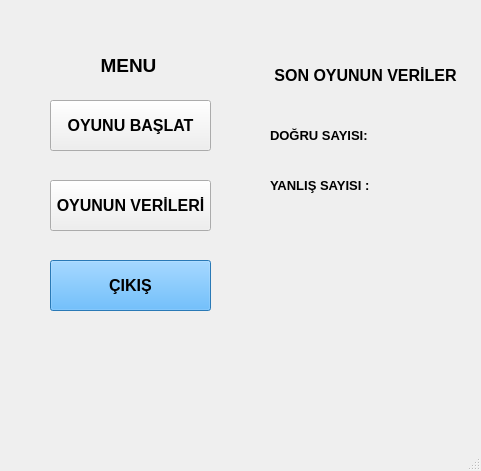
<?xml version="1.0" encoding="UTF-8"?>
<ui version="4.0">
 <class>MainWindowMenu</class>
 <widget class="QMainWindow" name="MainWindowMenu">
  <property name="geometry">
   <rect>
    <x>0</x>
    <y>0</y>
    <width>481</width>
    <height>471</height>
   </rect>
  </property>
  <property name="maximumSize">
   <size>
    <width>16777215</width>
    <height>16777215</height>
   </size>
  </property>
  <property name="windowTitle">
   <string>MainWindow</string>
  </property>
  <property name="styleSheet">
   <string notr="true">background-image: url(:/arkaplan/arka_plan.jpeg);</string>
  </property>
  <widget class="QWidget" name="centralwidget">
   <widget class="QLabel" name="label">
    <property name="geometry">
     <rect>
      <x>90</x>
      <y>50</y>
      <width>81</width>
      <height>31</height>
     </rect>
    </property>
    <property name="palette">
     <palette>
      <active>
       <colorrole role="Button">
        <brush brushstyle="SolidPattern">
         <color alpha="255">
          <red>57</red>
          <green>169</green>
          <blue>255</blue>
         </color>
        </brush>
       </colorrole>
       <colorrole role="Base">
        <brush brushstyle="SolidPattern">
         <color alpha="255">
          <red>57</red>
          <green>169</green>
          <blue>255</blue>
         </color>
        </brush>
       </colorrole>
       <colorrole role="Window">
        <brush brushstyle="SolidPattern">
         <color alpha="255">
          <red>57</red>
          <green>169</green>
          <blue>255</blue>
         </color>
        </brush>
       </colorrole>
      </active>
      <inactive>
       <colorrole role="Button">
        <brush brushstyle="SolidPattern">
         <color alpha="255">
          <red>57</red>
          <green>169</green>
          <blue>255</blue>
         </color>
        </brush>
       </colorrole>
       <colorrole role="Base">
        <brush brushstyle="SolidPattern">
         <color alpha="255">
          <red>57</red>
          <green>169</green>
          <blue>255</blue>
         </color>
        </brush>
       </colorrole>
       <colorrole role="Window">
        <brush brushstyle="SolidPattern">
         <color alpha="255">
          <red>57</red>
          <green>169</green>
          <blue>255</blue>
         </color>
        </brush>
       </colorrole>
      </inactive>
      <disabled>
       <colorrole role="Button">
        <brush brushstyle="SolidPattern">
         <color alpha="255">
          <red>57</red>
          <green>169</green>
          <blue>255</blue>
         </color>
        </brush>
       </colorrole>
       <colorrole role="Base">
        <brush brushstyle="SolidPattern">
         <color alpha="255">
          <red>57</red>
          <green>169</green>
          <blue>255</blue>
         </color>
        </brush>
       </colorrole>
       <colorrole role="Window">
        <brush brushstyle="SolidPattern">
         <color alpha="255">
          <red>57</red>
          <green>169</green>
          <blue>255</blue>
         </color>
        </brush>
       </colorrole>
      </disabled>
     </palette>
    </property>
    <property name="font">
     <font>
      <pointsize>14</pointsize>
      <weight>75</weight>
      <bold>true</bold>
     </font>
    </property>
    <property name="toolTip">
     <string>&lt;html&gt;&lt;head/&gt;&lt;body&gt;&lt;p&gt;&lt;br/&gt;&lt;/p&gt;&lt;/body&gt;&lt;/html&gt;</string>
    </property>
    <property name="styleSheet">
     <string notr="true">background-image: url(:/buton/butonhazır.png);</string>
    </property>
    <property name="text">
     <string>  MENU</string>
    </property>
   </widget>
   <widget class="QPushButton" name="btn_cikis">
    <property name="geometry">
     <rect>
      <x>50</x>
      <y>260</y>
      <width>161</width>
      <height>51</height>
     </rect>
    </property>
    <property name="palette">
     <palette>
      <active>
       <colorrole role="WindowText">
        <brush brushstyle="SolidPattern">
         <color alpha="255">
          <red>249</red>
          <green>249</green>
          <blue>249</blue>
         </color>
        </brush>
       </colorrole>
       <colorrole role="Button">
        <brush brushstyle="SolidPattern">
         <color alpha="255">
          <red>57</red>
          <green>169</green>
          <blue>255</blue>
         </color>
        </brush>
       </colorrole>
       <colorrole role="Text">
        <brush brushstyle="SolidPattern">
         <color alpha="255">
          <red>249</red>
          <green>249</green>
          <blue>249</blue>
         </color>
        </brush>
       </colorrole>
       <colorrole role="Base">
        <brush brushstyle="SolidPattern">
         <color alpha="255">
          <red>57</red>
          <green>169</green>
          <blue>255</blue>
         </color>
        </brush>
       </colorrole>
       <colorrole role="Window">
        <brush brushstyle="SolidPattern">
         <color alpha="255">
          <red>57</red>
          <green>169</green>
          <blue>255</blue>
         </color>
        </brush>
       </colorrole>
       <colorrole role="ToolTipText">
        <brush brushstyle="SolidPattern">
         <color alpha="255">
          <red>241</red>
          <green>241</green>
          <blue>241</blue>
         </color>
        </brush>
       </colorrole>
      </active>
      <inactive>
       <colorrole role="WindowText">
        <brush brushstyle="SolidPattern">
         <color alpha="255">
          <red>249</red>
          <green>249</green>
          <blue>249</blue>
         </color>
        </brush>
       </colorrole>
       <colorrole role="Button">
        <brush brushstyle="SolidPattern">
         <color alpha="255">
          <red>57</red>
          <green>169</green>
          <blue>255</blue>
         </color>
        </brush>
       </colorrole>
       <colorrole role="Text">
        <brush brushstyle="SolidPattern">
         <color alpha="255">
          <red>249</red>
          <green>249</green>
          <blue>249</blue>
         </color>
        </brush>
       </colorrole>
       <colorrole role="Base">
        <brush brushstyle="SolidPattern">
         <color alpha="255">
          <red>57</red>
          <green>169</green>
          <blue>255</blue>
         </color>
        </brush>
       </colorrole>
       <colorrole role="Window">
        <brush brushstyle="SolidPattern">
         <color alpha="255">
          <red>57</red>
          <green>169</green>
          <blue>255</blue>
         </color>
        </brush>
       </colorrole>
       <colorrole role="ToolTipText">
        <brush brushstyle="SolidPattern">
         <color alpha="255">
          <red>241</red>
          <green>241</green>
          <blue>241</blue>
         </color>
        </brush>
       </colorrole>
      </inactive>
      <disabled>
       <colorrole role="WindowText">
        <brush brushstyle="SolidPattern">
         <color alpha="255">
          <red>120</red>
          <green>120</green>
          <blue>120</blue>
         </color>
        </brush>
       </colorrole>
       <colorrole role="Button">
        <brush brushstyle="SolidPattern">
         <color alpha="255">
          <red>57</red>
          <green>169</green>
          <blue>255</blue>
         </color>
        </brush>
       </colorrole>
       <colorrole role="Text">
        <brush brushstyle="SolidPattern">
         <color alpha="255">
          <red>120</red>
          <green>120</green>
          <blue>120</blue>
         </color>
        </brush>
       </colorrole>
       <colorrole role="Base">
        <brush brushstyle="SolidPattern">
         <color alpha="255">
          <red>57</red>
          <green>169</green>
          <blue>255</blue>
         </color>
        </brush>
       </colorrole>
       <colorrole role="Window">
        <brush brushstyle="SolidPattern">
         <color alpha="255">
          <red>57</red>
          <green>169</green>
          <blue>255</blue>
         </color>
        </brush>
       </colorrole>
       <colorrole role="ToolTipText">
        <brush brushstyle="SolidPattern">
         <color alpha="255">
          <red>241</red>
          <green>241</green>
          <blue>241</blue>
         </color>
        </brush>
       </colorrole>
      </disabled>
     </palette>
    </property>
    <property name="font">
     <font>
      <pointsize>12</pointsize>
      <weight>75</weight>
      <bold>true</bold>
     </font>
    </property>
    <property name="styleSheet">
     <string notr="true">background-image: url(:/buton/butonhazır.png);</string>
    </property>
    <property name="text">
     <string>ÇIKIŞ</string>
    </property>
   </widget>
   <widget class="QPushButton" name="btn_startgame">
    <property name="geometry">
     <rect>
      <x>50</x>
      <y>100</y>
      <width>161</width>
      <height>51</height>
     </rect>
    </property>
    <property name="font">
     <font>
      <pointsize>12</pointsize>
      <weight>75</weight>
      <bold>true</bold>
     </font>
    </property>
    <property name="styleSheet">
     <string notr="true">background-image: url(:/buton/butonhazır.png);</string>
    </property>
    <property name="text">
     <string>OYUNU BAŞLAT</string>
    </property>
   </widget>
   <widget class="QPushButton" name="btn_oynu_verileri">
    <property name="geometry">
     <rect>
      <x>50</x>
      <y>180</y>
      <width>161</width>
      <height>51</height>
     </rect>
    </property>
    <property name="font">
     <font>
      <pointsize>12</pointsize>
      <weight>75</weight>
      <bold>true</bold>
     </font>
    </property>
    <property name="styleSheet">
     <string notr="true">background-image: url(:/buton/butonhazır.png);</string>
    </property>
    <property name="text">
     <string>OYUNUN VERİLERİ</string>
    </property>
   </widget>
   <widget class="QLabel" name="label_5">
    <property name="geometry">
     <rect>
      <x>270</x>
      <y>170</y>
      <width>111</width>
      <height>31</height>
     </rect>
    </property>
    <property name="palette">
     <palette>
      <active>
       <colorrole role="Button">
        <brush brushstyle="SolidPattern">
         <color alpha="255">
          <red>57</red>
          <green>169</green>
          <blue>255</blue>
         </color>
        </brush>
       </colorrole>
       <colorrole role="Base">
        <brush brushstyle="SolidPattern">
         <color alpha="255">
          <red>57</red>
          <green>169</green>
          <blue>255</blue>
         </color>
        </brush>
       </colorrole>
       <colorrole role="Window">
        <brush brushstyle="SolidPattern">
         <color alpha="255">
          <red>57</red>
          <green>169</green>
          <blue>255</blue>
         </color>
        </brush>
       </colorrole>
      </active>
      <inactive>
       <colorrole role="Button">
        <brush brushstyle="SolidPattern">
         <color alpha="255">
          <red>57</red>
          <green>169</green>
          <blue>255</blue>
         </color>
        </brush>
       </colorrole>
       <colorrole role="Base">
        <brush brushstyle="SolidPattern">
         <color alpha="255">
          <red>57</red>
          <green>169</green>
          <blue>255</blue>
         </color>
        </brush>
       </colorrole>
       <colorrole role="Window">
        <brush brushstyle="SolidPattern">
         <color alpha="255">
          <red>57</red>
          <green>169</green>
          <blue>255</blue>
         </color>
        </brush>
       </colorrole>
      </inactive>
      <disabled>
       <colorrole role="Button">
        <brush brushstyle="SolidPattern">
         <color alpha="255">
          <red>57</red>
          <green>169</green>
          <blue>255</blue>
         </color>
        </brush>
       </colorrole>
       <colorrole role="Base">
        <brush brushstyle="SolidPattern">
         <color alpha="255">
          <red>57</red>
          <green>169</green>
          <blue>255</blue>
         </color>
        </brush>
       </colorrole>
       <colorrole role="Window">
        <brush brushstyle="SolidPattern">
         <color alpha="255">
          <red>57</red>
          <green>169</green>
          <blue>255</blue>
         </color>
        </brush>
       </colorrole>
      </disabled>
     </palette>
    </property>
    <property name="font">
     <font>
      <pointsize>10</pointsize>
      <weight>75</weight>
      <bold>true</bold>
     </font>
    </property>
    <property name="toolTip">
     <string>&lt;html&gt;&lt;head/&gt;&lt;body&gt;&lt;p&gt;&lt;br/&gt;&lt;/p&gt;&lt;/body&gt;&lt;/html&gt;</string>
    </property>
    <property name="styleSheet">
     <string notr="true">background-image: url(:/buton/butonhazır.png);</string>
    </property>
    <property name="text">
     <string>YANLIŞ SAYISI :</string>
    </property>
   </widget>
   <widget class="QLabel" name="lbl_wrong_count_2">
    <property name="geometry">
     <rect>
      <x>380</x>
      <y>170</y>
      <width>51</width>
      <height>31</height>
     </rect>
    </property>
    <property name="palette">
     <palette>
      <active>
       <colorrole role="Button">
        <brush brushstyle="SolidPattern">
         <color alpha="255">
          <red>57</red>
          <green>169</green>
          <blue>255</blue>
         </color>
        </brush>
       </colorrole>
       <colorrole role="Base">
        <brush brushstyle="SolidPattern">
         <color alpha="255">
          <red>57</red>
          <green>169</green>
          <blue>255</blue>
         </color>
        </brush>
       </colorrole>
       <colorrole role="Window">
        <brush brushstyle="SolidPattern">
         <color alpha="255">
          <red>57</red>
          <green>169</green>
          <blue>255</blue>
         </color>
        </brush>
       </colorrole>
      </active>
      <inactive>
       <colorrole role="Button">
        <brush brushstyle="SolidPattern">
         <color alpha="255">
          <red>57</red>
          <green>169</green>
          <blue>255</blue>
         </color>
        </brush>
       </colorrole>
       <colorrole role="Base">
        <brush brushstyle="SolidPattern">
         <color alpha="255">
          <red>57</red>
          <green>169</green>
          <blue>255</blue>
         </color>
        </brush>
       </colorrole>
       <colorrole role="Window">
        <brush brushstyle="SolidPattern">
         <color alpha="255">
          <red>57</red>
          <green>169</green>
          <blue>255</blue>
         </color>
        </brush>
       </colorrole>
      </inactive>
      <disabled>
       <colorrole role="Button">
        <brush brushstyle="SolidPattern">
         <color alpha="255">
          <red>57</red>
          <green>169</green>
          <blue>255</blue>
         </color>
        </brush>
       </colorrole>
       <colorrole role="Base">
        <brush brushstyle="SolidPattern">
         <color alpha="255">
          <red>57</red>
          <green>169</green>
          <blue>255</blue>
         </color>
        </brush>
       </colorrole>
       <colorrole role="Window">
        <brush brushstyle="SolidPattern">
         <color alpha="255">
          <red>57</red>
          <green>169</green>
          <blue>255</blue>
         </color>
        </brush>
       </colorrole>
      </disabled>
     </palette>
    </property>
    <property name="font">
     <font>
      <pointsize>10</pointsize>
      <weight>75</weight>
      <bold>true</bold>
     </font>
    </property>
    <property name="toolTip">
     <string>&lt;html&gt;&lt;head/&gt;&lt;body&gt;&lt;p&gt;&lt;br/&gt;&lt;/p&gt;&lt;/body&gt;&lt;/html&gt;</string>
    </property>
    <property name="styleSheet">
     <string notr="true">background-image: url(:/buton/butonhazır.png);</string>
    </property>
    <property name="text">
     <string/>
    </property>
   </widget>
   <widget class="QLabel" name="lbl_correct_count">
    <property name="geometry">
     <rect>
      <x>380</x>
      <y>120</y>
      <width>51</width>
      <height>31</height>
     </rect>
    </property>
    <property name="palette">
     <palette>
      <active>
       <colorrole role="Button">
        <brush brushstyle="SolidPattern">
         <color alpha="255">
          <red>57</red>
          <green>169</green>
          <blue>255</blue>
         </color>
        </brush>
       </colorrole>
       <colorrole role="Base">
        <brush brushstyle="SolidPattern">
         <color alpha="255">
          <red>57</red>
          <green>169</green>
          <blue>255</blue>
         </color>
        </brush>
       </colorrole>
       <colorrole role="Window">
        <brush brushstyle="SolidPattern">
         <color alpha="255">
          <red>57</red>
          <green>169</green>
          <blue>255</blue>
         </color>
        </brush>
       </colorrole>
      </active>
      <inactive>
       <colorrole role="Button">
        <brush brushstyle="SolidPattern">
         <color alpha="255">
          <red>57</red>
          <green>169</green>
          <blue>255</blue>
         </color>
        </brush>
       </colorrole>
       <colorrole role="Base">
        <brush brushstyle="SolidPattern">
         <color alpha="255">
          <red>57</red>
          <green>169</green>
          <blue>255</blue>
         </color>
        </brush>
       </colorrole>
       <colorrole role="Window">
        <brush brushstyle="SolidPattern">
         <color alpha="255">
          <red>57</red>
          <green>169</green>
          <blue>255</blue>
         </color>
        </brush>
       </colorrole>
      </inactive>
      <disabled>
       <colorrole role="Button">
        <brush brushstyle="SolidPattern">
         <color alpha="255">
          <red>57</red>
          <green>169</green>
          <blue>255</blue>
         </color>
        </brush>
       </colorrole>
       <colorrole role="Base">
        <brush brushstyle="SolidPattern">
         <color alpha="255">
          <red>57</red>
          <green>169</green>
          <blue>255</blue>
         </color>
        </brush>
       </colorrole>
       <colorrole role="Window">
        <brush brushstyle="SolidPattern">
         <color alpha="255">
          <red>57</red>
          <green>169</green>
          <blue>255</blue>
         </color>
        </brush>
       </colorrole>
      </disabled>
     </palette>
    </property>
    <property name="font">
     <font>
      <pointsize>10</pointsize>
      <weight>75</weight>
      <bold>true</bold>
     </font>
    </property>
    <property name="toolTip">
     <string>&lt;html&gt;&lt;head/&gt;&lt;body&gt;&lt;p&gt;&lt;br/&gt;&lt;/p&gt;&lt;/body&gt;&lt;/html&gt;</string>
    </property>
    <property name="styleSheet">
     <string notr="true">background-image: url(:/buton/butonhazır.png);</string>
    </property>
    <property name="text">
     <string/>
    </property>
   </widget>
   <widget class="QLabel" name="label_4">
    <property name="geometry">
     <rect>
      <x>270</x>
      <y>120</y>
      <width>111</width>
      <height>31</height>
     </rect>
    </property>
    <property name="palette">
     <palette>
      <active>
       <colorrole role="Button">
        <brush brushstyle="SolidPattern">
         <color alpha="255">
          <red>57</red>
          <green>169</green>
          <blue>255</blue>
         </color>
        </brush>
       </colorrole>
       <colorrole role="Base">
        <brush brushstyle="SolidPattern">
         <color alpha="255">
          <red>57</red>
          <green>169</green>
          <blue>255</blue>
         </color>
        </brush>
       </colorrole>
       <colorrole role="Window">
        <brush brushstyle="SolidPattern">
         <color alpha="255">
          <red>57</red>
          <green>169</green>
          <blue>255</blue>
         </color>
        </brush>
       </colorrole>
      </active>
      <inactive>
       <colorrole role="Button">
        <brush brushstyle="SolidPattern">
         <color alpha="255">
          <red>57</red>
          <green>169</green>
          <blue>255</blue>
         </color>
        </brush>
       </colorrole>
       <colorrole role="Base">
        <brush brushstyle="SolidPattern">
         <color alpha="255">
          <red>57</red>
          <green>169</green>
          <blue>255</blue>
         </color>
        </brush>
       </colorrole>
       <colorrole role="Window">
        <brush brushstyle="SolidPattern">
         <color alpha="255">
          <red>57</red>
          <green>169</green>
          <blue>255</blue>
         </color>
        </brush>
       </colorrole>
      </inactive>
      <disabled>
       <colorrole role="Button">
        <brush brushstyle="SolidPattern">
         <color alpha="255">
          <red>57</red>
          <green>169</green>
          <blue>255</blue>
         </color>
        </brush>
       </colorrole>
       <colorrole role="Base">
        <brush brushstyle="SolidPattern">
         <color alpha="255">
          <red>57</red>
          <green>169</green>
          <blue>255</blue>
         </color>
        </brush>
       </colorrole>
       <colorrole role="Window">
        <brush brushstyle="SolidPattern">
         <color alpha="255">
          <red>57</red>
          <green>169</green>
          <blue>255</blue>
         </color>
        </brush>
       </colorrole>
      </disabled>
     </palette>
    </property>
    <property name="font">
     <font>
      <pointsize>10</pointsize>
      <weight>75</weight>
      <bold>true</bold>
     </font>
    </property>
    <property name="toolTip">
     <string>&lt;html&gt;&lt;head/&gt;&lt;body&gt;&lt;p&gt;&lt;br/&gt;&lt;/p&gt;&lt;/body&gt;&lt;/html&gt;</string>
    </property>
    <property name="styleSheet">
     <string notr="true">background-image: url(:/buton/butonhazır.png);</string>
    </property>
    <property name="text">
     <string>DOĞRU SAYISI: </string>
    </property>
   </widget>
   <widget class="QLabel" name="label_2">
    <property name="geometry">
     <rect>
      <x>270</x>
      <y>60</y>
      <width>201</width>
      <height>31</height>
     </rect>
    </property>
    <property name="palette">
     <palette>
      <active>
       <colorrole role="Button">
        <brush brushstyle="SolidPattern">
         <color alpha="255">
          <red>57</red>
          <green>169</green>
          <blue>255</blue>
         </color>
        </brush>
       </colorrole>
       <colorrole role="Base">
        <brush brushstyle="SolidPattern">
         <color alpha="255">
          <red>57</red>
          <green>169</green>
          <blue>255</blue>
         </color>
        </brush>
       </colorrole>
       <colorrole role="Window">
        <brush brushstyle="SolidPattern">
         <color alpha="255">
          <red>57</red>
          <green>169</green>
          <blue>255</blue>
         </color>
        </brush>
       </colorrole>
      </active>
      <inactive>
       <colorrole role="Button">
        <brush brushstyle="SolidPattern">
         <color alpha="255">
          <red>57</red>
          <green>169</green>
          <blue>255</blue>
         </color>
        </brush>
       </colorrole>
       <colorrole role="Base">
        <brush brushstyle="SolidPattern">
         <color alpha="255">
          <red>57</red>
          <green>169</green>
          <blue>255</blue>
         </color>
        </brush>
       </colorrole>
       <colorrole role="Window">
        <brush brushstyle="SolidPattern">
         <color alpha="255">
          <red>57</red>
          <green>169</green>
          <blue>255</blue>
         </color>
        </brush>
       </colorrole>
      </inactive>
      <disabled>
       <colorrole role="Button">
        <brush brushstyle="SolidPattern">
         <color alpha="255">
          <red>57</red>
          <green>169</green>
          <blue>255</blue>
         </color>
        </brush>
       </colorrole>
       <colorrole role="Base">
        <brush brushstyle="SolidPattern">
         <color alpha="255">
          <red>57</red>
          <green>169</green>
          <blue>255</blue>
         </color>
        </brush>
       </colorrole>
       <colorrole role="Window">
        <brush brushstyle="SolidPattern">
         <color alpha="255">
          <red>57</red>
          <green>169</green>
          <blue>255</blue>
         </color>
        </brush>
       </colorrole>
      </disabled>
     </palette>
    </property>
    <property name="font">
     <font>
      <pointsize>12</pointsize>
      <weight>75</weight>
      <bold>true</bold>
     </font>
    </property>
    <property name="toolTip">
     <string>&lt;html&gt;&lt;head/&gt;&lt;body&gt;&lt;p&gt;&lt;br/&gt;&lt;/p&gt;&lt;/body&gt;&lt;/html&gt;</string>
    </property>
    <property name="styleSheet">
     <string notr="true">background-image: url(:/buton/butonhazır.png);</string>
    </property>
    <property name="text">
     <string> SON OYUNUN VERİLER</string>
    </property>
   </widget>
  </widget>
  <widget class="QMenuBar" name="menubar">
   <property name="geometry">
    <rect>
     <x>0</x>
     <y>0</y>
     <width>481</width>
     <height>21</height>
    </rect>
   </property>
  </widget>
  <widget class="QStatusBar" name="statusbar"/>
 </widget>
 <resources>
  <include location="icon/icons.qrc"/>
 </resources>
 <connections/>
</ui>
